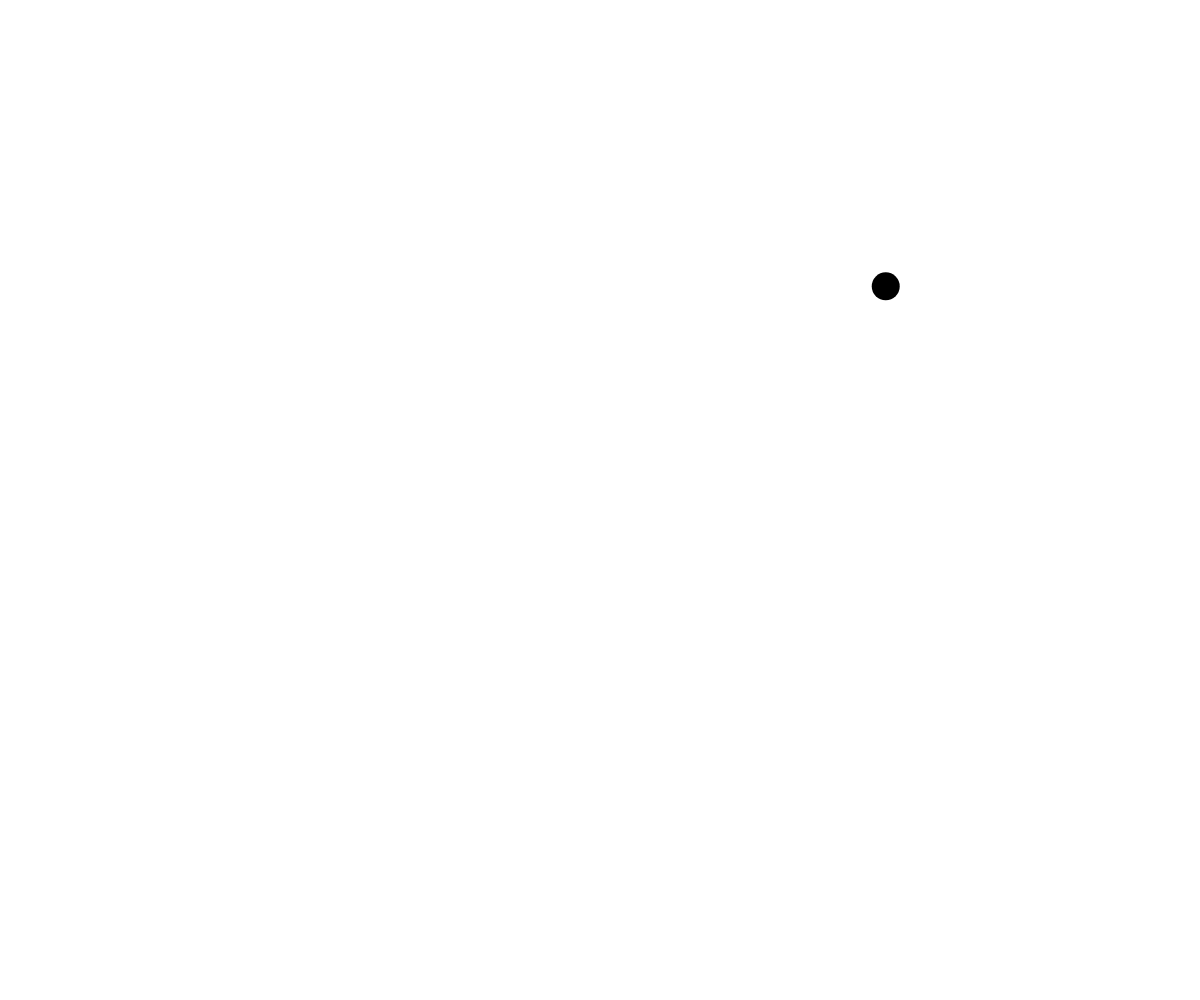
Frame 1 (no input)
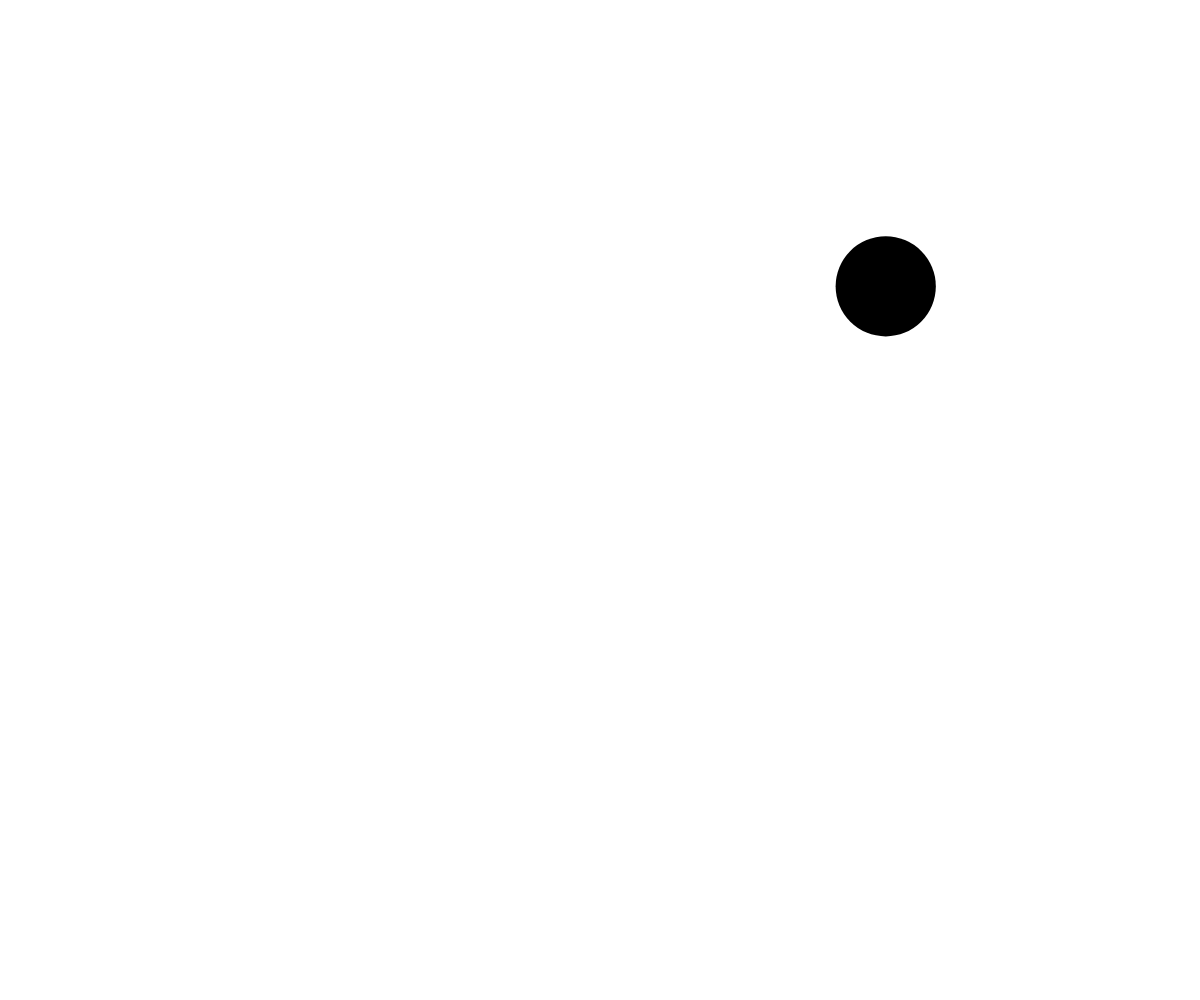
Frame 60 (no input)
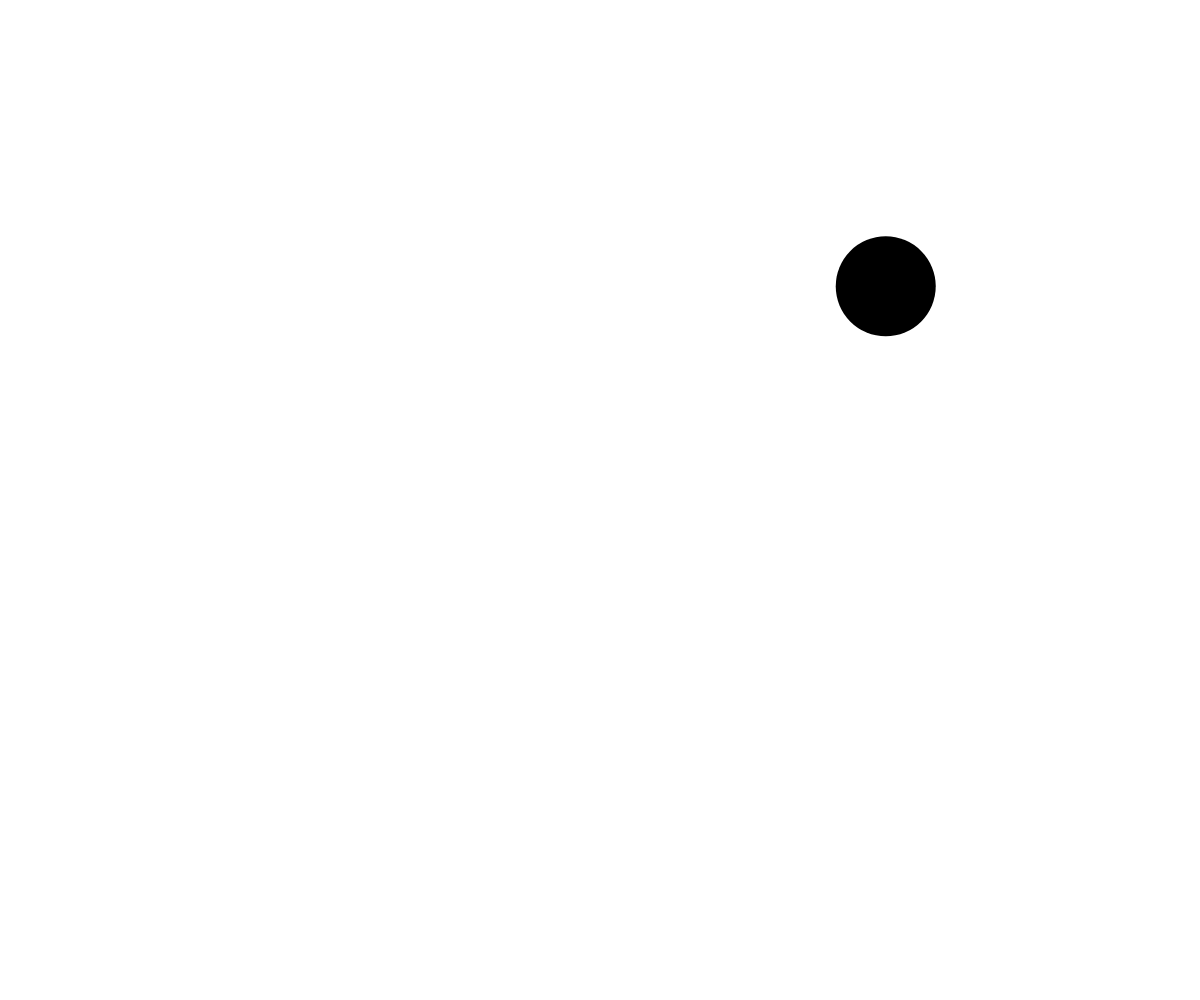
Frame 120 (the mouse pressed at the canvas centre since frame 60)

The p5.js sketch that drew these frames (run headless with seeded random() and noise() and a simulated clock; from frame 60 on, the mouse is pressed at the canvas centre):

// p5.js sketch
// ── sketch.js

var pos, target, vel;
var r;
var drag;
var strength;
var x, y, fillColor, currentTime;

//Limit on how long a circle stays up.
var time = 200;


function setup() {

  createCanvas(windowWidth, windowHeight);

  r = 10;
  pos = 0;
  target = 0;
  vel = 0;

  x = random(100, windowWidth);
  y = random(100, windowHeight);
  fillColor = color(0);

  drag = .82;
  strength = 0.2;

  currentTime = 0;
}

//Draw circles
function draw() {

  clear();
  target = 100;

  //Calulate the force for the circle
  var force = target - r;
  force *= strength;

  //Mul by drag and add by force to get new Velocity
  vel *= drag;
  vel += force;

  //Add velocity to new radius
  r += vel;

  currentTime++;

  if(currentTime > time) {
    redrawCircle();
  }

  //Draw
  noStroke();
  fill(fillColor);
  ellipse(x,y, r);
}

//If resized just changed canvas
function windowResized() {
  resizeCanvas(windowWidth, windowHeight);
}

//Creates a new circle somewhere on the screen with a random color.
function redrawCircle() {

  r = 0;
  x = random(100, windowWidth);
  y = random(100, windowHeight);
  fillColor = color(random(0, 255), random(0, 255), random(0, 255));
  currentTime = 0;
}
